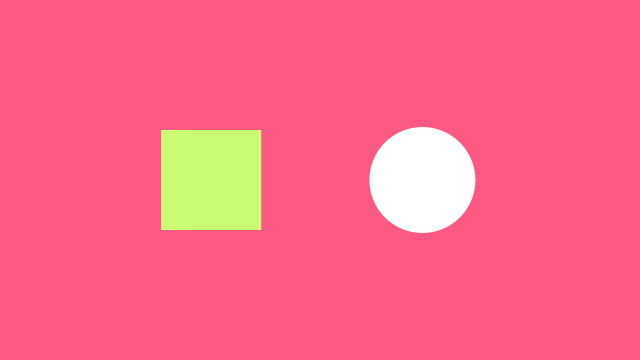
Frame 1 (no input)
Frame 60 (the mouse pressed at the canvas centre just before this capture): identical to frame 1, image omitted
Frame 120 (the mouse held since frame 60 and released just before this capture): identical to frame 1, image omitted

The Processing sketch that drew this single still picture (run headless with seeded random() and noise(); from frame 60 on, the mouse is pressed at the canvas centre):

// Processing sketch: processing_50005
// ── processing_50005.pde

float rx, ry;    // rectangle x- and y-coordinate
float rd = 100;  // rectangle width
 
float ex, ey;    // ellipse x- and y-coordinate
float ed = 106;  // ellipse diameter
 
void setup() {
  size(640, 360);
  smooth();
  
  // Set the x- and y-coordinates for the rectangle
  rx = width * 0.33 - rd/2;
  ry = height * 0.5 - rd/2;
  
  // Set the x- and y-coordinates for the ellipse
  ex = width * 0.66;
  ey = height * 0.5;
}
 
void draw() {
  background(253,90,131);
  noStroke();
  //When mouse is over rectangle.
  if (mouseX > rx && mouseX < rx +rd && mouseY > 
  ry && mouseY < ry + rd) {
    fill(0);
    strokeJoin(BEVEL);
    stroke(4);
    strokeWeight(11);
    rect(rx/2, ry/2, rd/2, rd/2);
    fill(0);
    strokeJoin(BEVEL);
    stroke(4);
    strokeWeight(11);
    rect(rx*2, ry*2, rd/2, rd/2);
    
  }
  fill(202, 251, 116); //color of rectangle when cursor is over
  //rectangle
  rect(rx, ry, rd, rd);
    fill(255);//starting color
noStroke();

  
//distance between mouse and circle
float distance = dist(mouseX, mouseY, ex, ey);

//When mouse goes over circle
if(distance < ed/2) {
  fill(249,251,95); //Color of circle when mouse is over
  stroke(200);
  strokeWeight(40);
}
  
 ellipse(ex, ey, ed, ed);
 fill(225);//starting color
}
